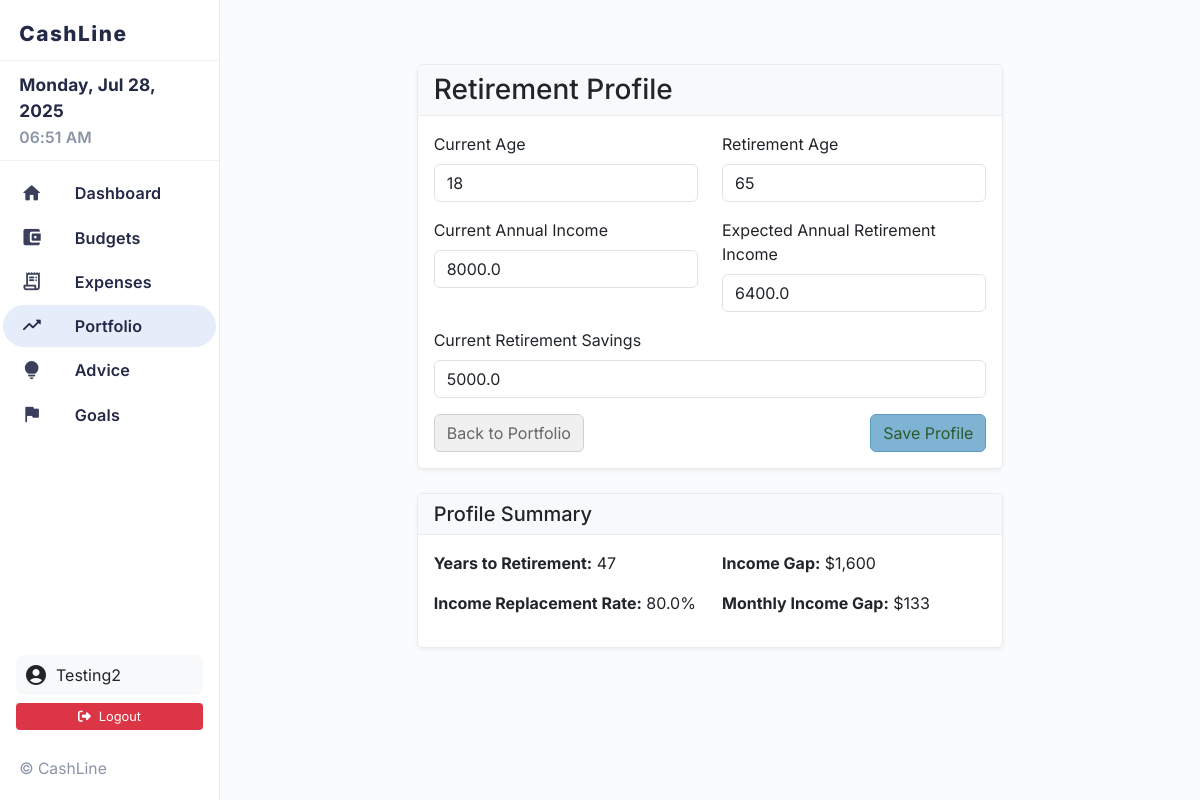
The page /portfolio/retirement/profile (signed in) on the database as committed earlier.
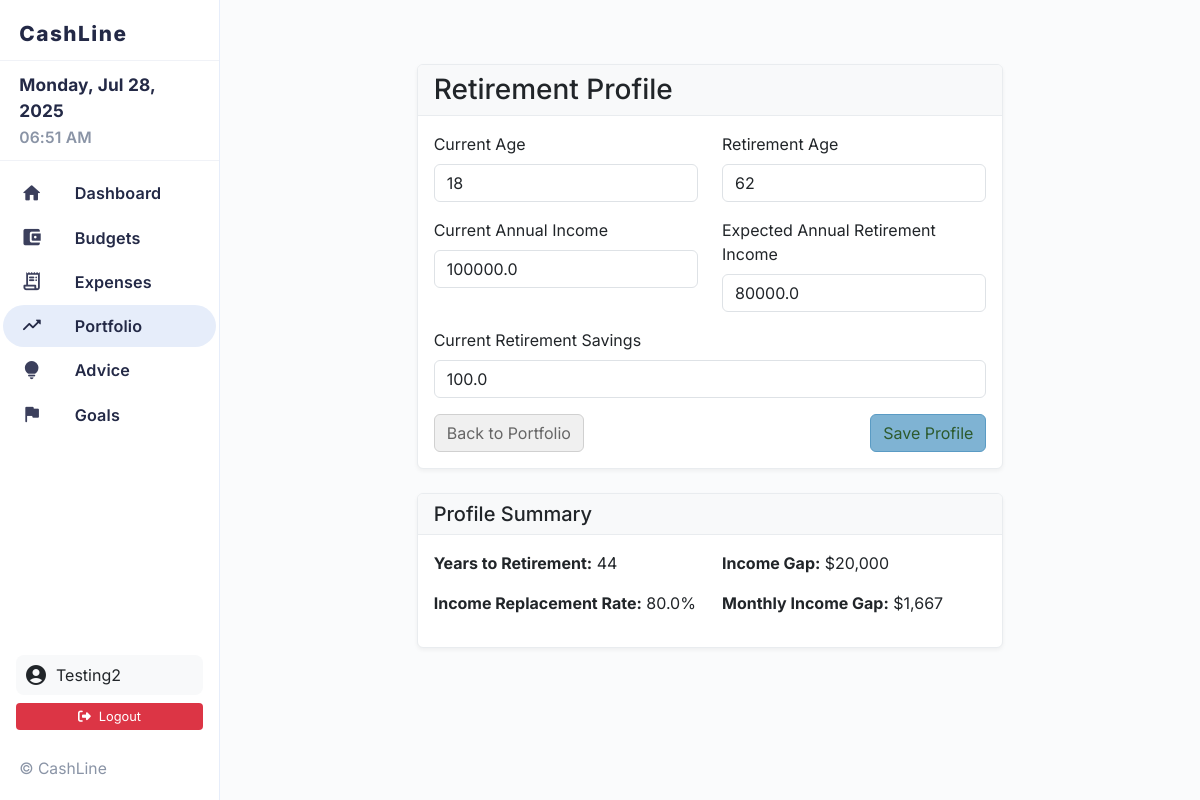
The same page on the database as committed later.
### models.py (models this page shows, shortened)
class User(UserMixin, db.Model):
    id = db.Column(db.Integer, primary_key=True)
    username = db.Column(db.String(80), unique=True, nullable=False)
    email = db.Column(db.String(120), unique=True, nullable=False)
    password_hash = db.Column(db.String(255), nullable=False)
    created_at = db.Column(db.DateTime, default=datetime.utcnow)
    budgets = db.relationship('Budget', backref='user', lazy=True, cascade='all, delete-orphan')
    expenses = db.relationship('Expense', backref='user', lazy=True, cascade='all, delete-orphan')
    investments = db.relationship('Investment', backref='user', lazy=True, cascade='all, delete-orphan')
    goals = db.relationship('Goal', backref='user', lazy=True, cascade='all, delete-orphan')
    profile = db.relationship('UserProfile', backref='user', uselist=False, cascade='all, delete-orphan')
    retirement_plans = db.relationship('RetirementPlan', backref='user', lazy=True, cascade='all, delete-orphan')

class UserProfile(db.Model):
    id = db.Column(db.Integer, primary_key=True)
    user_id = db.Column(db.Integer, db.ForeignKey('user.id'), nullable=False)
    age = db.Column(db.Integer, nullable=True)
    retirement_age = db.Column(db.Integer, nullable=True)
    current_salary = db.Column(db.Float, nullable=True)
    expected_retirement_income = db.Column(db.Float, nullable=True)
    current_savings = db.Column(db.Float, nullable=True)
    monthly_contribution = db.Column(db.Float, nullable=True)
    risk_tolerance = db.Column(db.String(20), nullable=True)  # Conservative, Moderate, Aggressive
    created_at = db.Column(db.DateTime, default=datetime.utcnow)
    updated_at = db.Column(db.DateTime, default=datetime.utcnow, onupdate=datetime.utcnow)

### app.py (the view)
    @app.route('/portfolio/retirement/profile', methods=['GET', 'POST'])
    @login_required
    def retirement_profile():
        profile = UserProfile.query.filter_by(user_id=current_user.id).first()
        form = RetirementProfileForm()
        if form.validate_on_submit():
            if profile:
                profile.age = form.current_age.data
                profile.retirement_age = form.retirement_age.data
                profile.current_salary = form.current_income.data
                profile.expected_retirement_income = form.expected_retirement_income.data
                profile.current_savings = form.current_savings.data
                profile.updated_at = datetime.utcnow()
            else:
                profile = UserProfile(
                    user_id=current_user.id,
                    age=form.current_age.data,
                    retirement_age=form.retirement_age.data,
                    current_salary=form.current_income.data,
                    expected_retirement_income=form.expected_retirement_income.data,
                    current_savings=form.current_savings.data
                )
                db.session.add(profile)
            db.session.commit()
            flash('Retirement profile updated successfully!', 'success')
            return redirect(url_for('retirement_planning'))
        elif request.method == 'GET' and profile:
            form.current_age.data = profile.age
            form.retirement_age.data = profile.retirement_age
            form.current_income.data = profile.current_salary
            form.expected_retirement_income.data = profile.expected_retirement_income
            form.current_savings.data = profile.current_savings
        return render_template('retirement_profile.html', form=form, profile=profile)

### forms.py
class RetirementProfileForm(FlaskForm):
    current_age = IntegerField('Current Age', validators=[DataRequired(), NumberRange(min=18, max=100)])
    retirement_age = IntegerField('Retirement Age', validators=[DataRequired(), NumberRange(min=50, max=80)])
    current_income = FloatField('Current Annual Income', validators=[DataRequired(), NumberRange(min=0)])
    expected_retirement_income = FloatField('Expected Annual Retirement Income', validators=[DataRequired(), NumberRange(min=0)])
    current_savings = FloatField('Current Retirement Savings', validators=[DataRequired(), NumberRange(min=0)])
    submit = SubmitField('Save Profile')

### app.py (called while the page is built)
def create_app(config_name='default'):
    app = Flask(__name__)
    app.config.from_object(config[config_name])
    db.init_app(app)
    login_manager = LoginManager()
    login_manager.init_app(app)
    login_manager.login_view = 'login'
    login_manager.login_message = 'Please log in to access this page.'
    @login_manager.user_loader
    def load_user(user_id):
        return db.session.get(User, int(user_id))
    register_routes(app)
    return app

### templates/retirement_profile.html (shortened to what this page needs)
{% extends "base.html" %}
{% block content %}
<div class="container mt-4">
    <div class="row justify-content-center">
        <div class="col-md-8">
            <div class="card">
                <div class="card-header">
                    <h3 class="mb-0">Retirement Profile</h3>
                </div>
                <div class="card-body">
                    <form method="POST">
                        <div class="row">
                            <div class="col-md-6">
                                <div class="mb-3">
                                    {{ form.current_age.label(class="form-label") }}
                                    {{ form.current_age(class="form-control") }}
                                </div>
                            </div>
                            <div class="col-md-6">
                                <div class="mb-3">
                                    {{ form.retirement_age.label(class="form-label") }}
                                    {{ form.retirement_age(class="form-control") }}
                                </div>
                            </div>
                        </div>
                        <div class="row">
                            <div class="col-md-6">
                                <div class="mb-3">
                                    {{ form.current_income.label(class="form-label") }}
                                    {{ form.current_income(class="form-control") }}
                                </div>
                            </div>
                            <div class="col-md-6">
                                <div class="mb-3">
                                    {{ form.expected_retirement_income.label(class="form-label") }}
                                    {{ form.expected_retirement_income(class="form-control") }}
                                </div>
                            </div>
                        </div>
                        <div class="row">
                            <div class="col-md-12">
                                <div class="mb-3">
                                    {{ form.current_savings.label(class="form-label") }}
                                    {{ form.current_savings(class="form-control") }}
                                </div>
                            </div>
                        </div>
                        <div class="d-flex justify-content-between">
                            <a href="{{ url_for('portfolio_overview') }}" class="btn" style="background-color: #f0f0f0; border-color: #d0d0d0; color: #666;">Back to Portfolio</a>
                            {{ form.submit(class="btn", style="background-color: #7fb3d3; border-color: #5a9bc4; color: #2d5a2d;") }}
                        </div>
                    </form>
                </div>
            </div>
            {% if profile %}
            <div class="card mt-4">
                <div class="card-header">
                    <h5 class="mb-0">Profile Summary</h5>
                </div>
                <div class="card-body">
                    <div class="row">
                        <div class="col-md-6">
                            <p><strong>Years to Retirement:</strong> {{ profile.retirement_age - profile.age }}</p>
                            <p><strong>Income Replacement Rate:</strong> {{ "%.1f"|format((profile.expected_retirement_income / profile.current_salary) * 100) }}%</p>
                        </div>
                        <div class="col-md-6">
                            <p><strong>Income Gap:</strong> ${{ "{:,.0f}".format(profile.current_salary - profile.expected_retirement_income) }}</p>
                            <p><strong>Monthly Income Gap:</strong> ${{ "{:,.0f}".format((profile.current_salary - profile.expected_retirement_income) / 12) }}</p>
                        </div>
                    </div>
                </div>
            </div>
            {% endif %}
        </div>
    </div>
</div>
{% endblock %}

### templates/base.html (shortened to what this page needs)
<!DOCTYPE html>
<html lang="en">
<head>
    <link rel="stylesheet" href="https://cdn.jsdelivr.net/npm/bootstrap@5.3.2/dist/css/bootstrap.min.css">
    <link rel="stylesheet" href="https://cdnjs.cloudflare.com/ajax/libs/font-awesome/6.4.2/css/all.min.css">
    <link rel="stylesheet" href="/static/style.css">
</head>
<body style="padding-top:0; margin-top:0;">
<div class="layout-root" style="margin-top:0;">
    <div id="sidebar-wrapper">
        <div class="sidebar-logo">
            <span>CashLine</span>
        </div>
        <div class="sidebar-top">
            <div class="sidebar-date" id="sidebar-date"></div>
            <div class="sidebar-time" id="sidebar-time"></div>
        </div>
        <div class="sidebar-list">
            <a href="{{ url_for('dashboard') }}" class="sidebar-item {% if request.path == url_for('dashboard') %}active{% endif %}">
                <i class="material-icons-round">home</i> <span>Dashboard</span>
            </a>
            <a href="{{ url_for('budget') }}" class="sidebar-item {% if request.path.startswith('/budget') %}active{% endif %}">
                <i class="material-icons-round">account_balance_wallet</i> <span>Budgets</span>
            </a>
            <a href="{{ url_for('expenses') }}" class="sidebar-item {% if request.path.startswith('/expenses') %}active{% endif %}">
                <i class="material-icons-round">receipt_long</i> <span>Expenses</span>
            </a>
            <a href="{{ url_for('portfolio_overview') }}" class="sidebar-item {% if request.path.startswith('/portfolio') %}active{% endif %}">
                <i class="material-icons-round">trending_up</i> <span>Portfolio</span>
            </a>
            <a href="{{ url_for('advice') }}" class="sidebar-item {% if request.path.startswith('/advice') %}active{% endif %}">
                <i class="material-icons-round">lightbulb</i> <span>Advice</span>
            </a>
            <a href="{{ url_for('goals') }}" class="sidebar-item {% if request.path.startswith('/goals') %}active{% endif %}">
                <i class="material-icons-round">flag</i> <span>Goals</span>
            </a>
        </div>
        {% if current_user.is_authenticated %}
        <div class="px-3 my-2">
            <div class="user-info">
                <i class="material-icons-round">account_circle</i>
                <span>{{ current_user.username }}</span>
            </div>
            <a href="{{ url_for('logout') }}" class="logout-btn w-100 d-block text-center">
                <i class="fa-solid fa-sign-out-alt me-2"></i>Logout
            </a>
        </div>
        {% endif %}
        <div class="sidebar-bottom">
            <span>&copy; {{ current_year }} CashLine</span>
        </div>
    </div>
    <main class="main-content">
        {% block content %}{% endblock %}
    </main>
</div>
</body>
</html>

### static/style.css (style rules this page uses)
body { font-family: Arial, sans-serif; margin: 2em; background: #f9f9f9; }
:root { --pastel-primary: #7fb069; --pastel-secondary: #6b9bd4; --pastel-success: #5cb85c; --pastel-warning: #f0ad4e; --pastel-danger: #d9534f; --pastel-info: #5bc0de; --pastel-light: #f8f9fa; --pastel-dark: #6c757d; --pastel-purple: #9b59b6; --pastel-orange: #ff8c42; --pastel-pink: #e91e63; --pastel-teal: #20c997; }
.card { border-color: #e9ecef; box-shadow: 0 2px 4px rgba(0,0,0,0.05); }
.card-header { background-color: var(--pastel-light); border-bottom-color: #e9ecef; }
.btn { display: inline-flex; align-items: center; gap: 0.25rem; }
i + span, .material-icons-round + span, .material-icons + span, span + i, span + .material-icons-round, span + .material-icons { vertical-align: middle; }
.sidebar-item { display: flex; align-items: center; gap: 0.85rem; }
.sidebar-item i.material-icons-round, .sidebar-item i.material-icons-outlined { display: inline-flex; align-items: center; margin-right: 0; }
.sidebar-item span { display: inline-flex; align-items: center; }
.user-info { display: flex; align-items: center; gap: 0.5rem; }
.user-info i { display: inline-flex; align-items: center; }
.material-icons-round, .material-icons-outlined, .material-icons { display: inline-flex; align-items: center; vertical-align: middle; }

### templates/base.html (style rules this page uses)
html, body { height: 100vh; margin: 0; padding: 0; background: #fafbfc; font-family: 'Inter', sans-serif; }
.layout-root { display: flex; height: 100vh; width: 100vw; overflow: hidden; }
#sidebar-wrapper { width: 220px; min-width: 220px; background: #fff; border-right: 1.5px solid #e6edfa; display: flex; flex-direction: column; box-shadow: 0 2px 16px rgba(44,44,84,0.04); }
.sidebar-logo { display: flex; align-items: center; justify-content: flex-start; padding: 1.1rem 1.2rem 0.7rem 1.2rem; font-size: 1.3em; font-weight: 800; color: #232946; letter-spacing: 1.5px; border-bottom: 1px solid #f0f2f7; }
.sidebar-top { padding: 0.7rem 1.2rem 0.7rem 1.2rem; border-bottom: 1px solid #f0f2f7; text-align: left; }
.sidebar-date { font-size: 1.08em; font-weight: 700; color: #232946; margin-bottom: 0.1em; letter-spacing: 0.01em; }
.sidebar-time { font-size: 0.98em; color: #8a94a6; font-weight: 600; letter-spacing: 0.01em; }
.sidebar-list { flex: 1 1 auto; display: flex; flex-direction: column; padding: 0 0.2rem; margin-top: 0.7rem; }
.sidebar-item { display: flex; align-items: center; padding: 0.55rem 1.1rem; margin-bottom: 0.15rem; border-radius: 1.5rem; font-size: 1.01rem; color: #232946; text-decoration: none; transition: background 0.16s, color 0.16s; font-weight: 600; letter-spacing: 0.01em; }
.sidebar-item i.material-icons-round, .sidebar-item i.material-icons-outlined { font-size: 1.35em; margin-right: 0.85em; color: #3b3f5c; transition: color 0.16s; }
.sidebar-item.active, .sidebar-item:hover { background: #e6edfa; color: #232946; }
.sidebar-item.active i, .sidebar-item:hover i { color: #232946; }
.sidebar-bottom { margin: 1.2rem 1.2rem 1.2rem 1.2rem; font-size: 0.98em; color: #8a94a6; display: flex; flex-direction: column; gap: 0.5rem; }
.user-info { display: flex; align-items: center; gap: 0.5rem; padding: 0.5rem; background: #f8f9fa; border-radius: 0.5rem; margin-bottom: 0.5rem; }
.logout-btn { background: #dc3545; color: white; border: none; padding: 0.25rem 0.5rem; border-radius: 0.25rem; font-size: 0.8rem; text-decoration: none; }
.main-content { flex: 1 1 0%; min-width: 0; height: 100vh; padding: 2.5rem 2rem; overflow-y: auto; background: #fafbfc; }

Rows that differ between the two databases and show on the page:
changed UserProfile: retirement_age "65" → "62"; expected_retirement_income "6400.0" → "80000.0"; current_savings "5000.0" → "100.0"; profile.retirement_age-profile.age "47" → "44"; profile.current_salary-profile.expected_retirement_income "1,600" → "20,000"; current_salary+expected_retirement_income "133" → "1,667"
Other text that changed with them:
form field current_income: "8000.0" → "100000.0"
